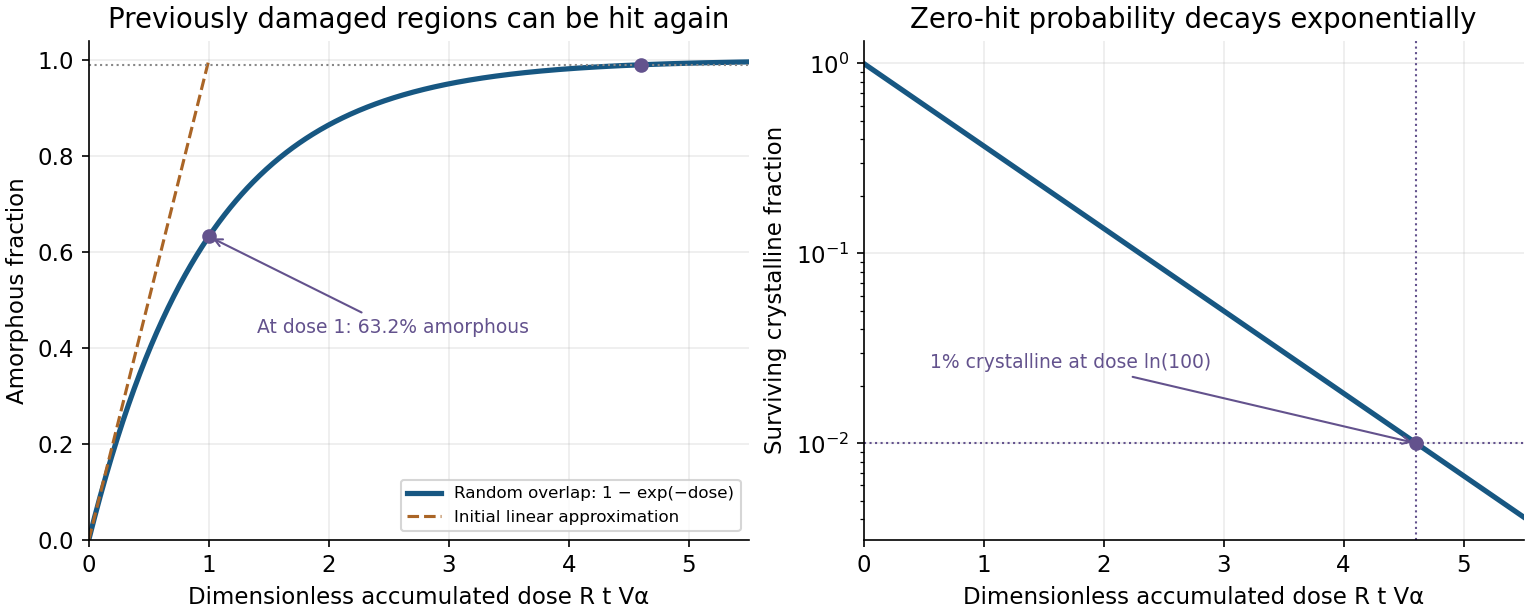

Generate this figure with Python:
"""Original direct-impact overlap plot for 2020 NE4.
Python 3.14; numpy and matplotlib. PNG output goes to the current directory.
"""
from pathlib import Path
import numpy as np
import matplotlib.pyplot as plt
plt.rcParams.update({"font.size":11,"axes.spines.top":False,"axes.spines.right":False})
dose=np.linspace(0,5.5,700)
fraction=-np.expm1(-dose)
fig,axes=plt.subplots(1,2,figsize=(10.2,4.1),layout="constrained")
axes[0].plot(dose,fraction,color="#175782",lw=2.5,label="Random overlap: 1 − exp(−dose)")
axes[0].plot(dose[dose<=1],dose[dose<=1],color="#aa6526",ls="--",label="Initial linear approximation")
axes[0].scatter([1,np.log(100)],[1-np.exp(-1),.99],color="#63528d",zorder=5)
axes[0].annotate("At dose 1: 63.2% amorphous",(1,1-np.exp(-1)),xytext=(1.4,.43),arrowprops={"arrowstyle":"->","color":"#63528d"},fontsize=9,color="#63528d")
axes[0].axhline(.99,color="#888888",ls=":",lw=1)
axes[0].set(xlabel="Dimensionless accumulated dose R t Vα",ylabel="Amorphous fraction",ylim=(0,1.04),xlim=(0,5.5),title="Previously damaged regions can be hit again")
axes[0].legend(loc="lower right",fontsize=8)
axes[1].plot(dose,1-fraction,color="#175782",lw=2.5)
axes[1].set_yscale("log")
axes[1].axhline(.01,color="#63528d",ls=":",lw=1)
axes[1].axvline(np.log(100),color="#63528d",ls=":",lw=1)
axes[1].scatter([np.log(100)],[.01],color="#63528d",zorder=5)
axes[1].annotate("1% crystalline at dose ln(100)",(np.log(100),.01),xytext=(.55,.025),arrowprops={"arrowstyle":"->","color":"#63528d"},fontsize=9,color="#63528d")
axes[1].set(xlabel="Dimensionless accumulated dose R t Vα",ylabel="Surviving crystalline fraction",xlim=(0,5.5),title="Zero-hit probability decays exponentially")
for ax in axes:ax.grid(alpha=.23)
fig.savefig(Path.cwd()/"paper-ne4-overlap-model.png",dpi=150,facecolor="white")
plt.close(fig)
